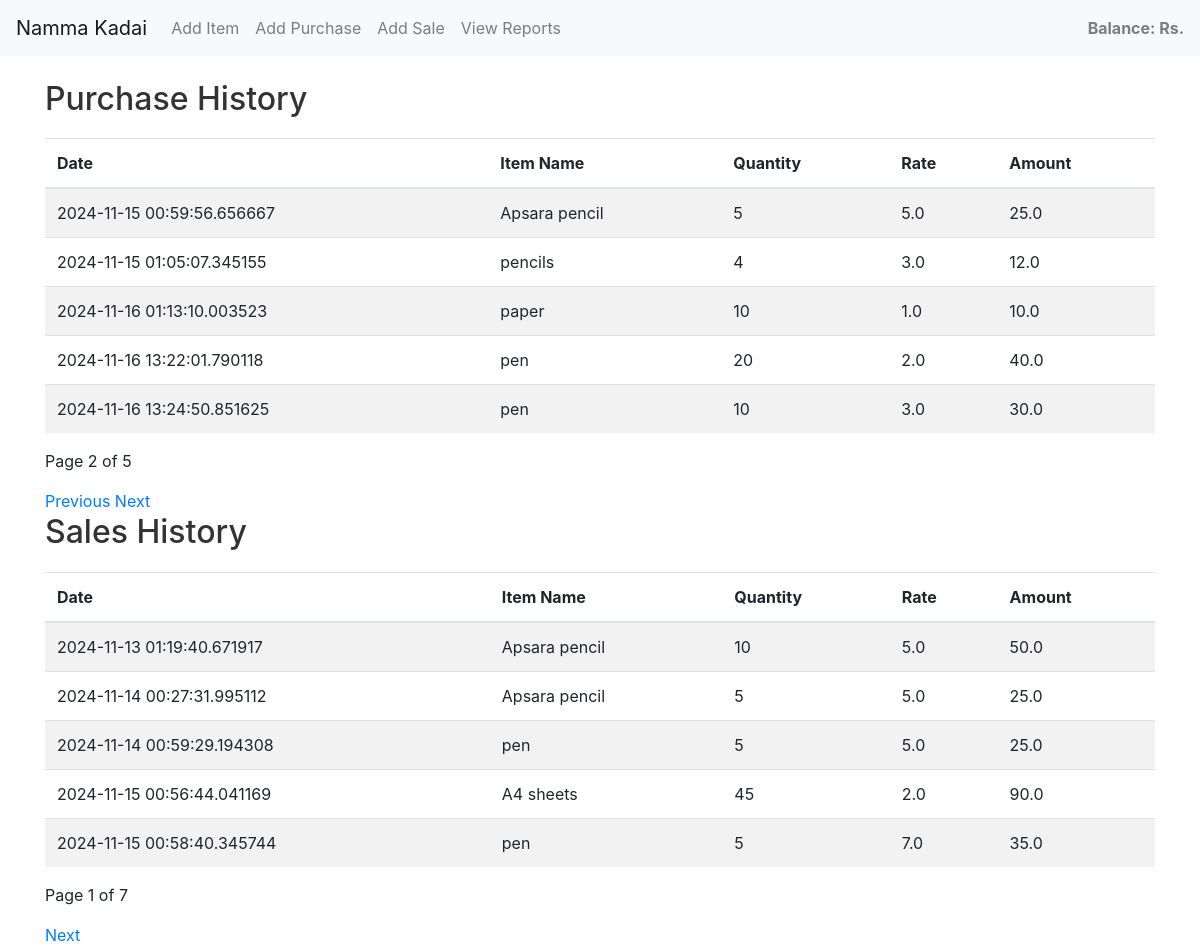
Screenshot of /view_reports?purchase_page=2&sale_page=1 with the database file from the repository.
### models.py (models this page shows)
class Purchase(db.Model):
    id = db.Column(db.Integer, primary_key=True)
    timestamp = db.Column(db.DateTime, default=datetime.utcnow)
    item_id = db.Column(db.Integer, db.ForeignKey('item.id'), nullable=False)
    qty = db.Column(db.Integer, nullable=False)
    rate = db.Column(db.Float, nullable=False)
    amount = db.Column(db.Float, nullable=False)
    item = db.relationship('Item', backref=db.backref('purchases', lazy=True))

class Item(db.Model):
    id = db.Column(db.Integer, primary_key=True)
    name = db.Column(db.String(50), unique=True, nullable=False)
    price = db.Column(db.Float, nullable=False)
    qty = db.Column(db.Integer, nullable=False, default=0)

class Sale(db.Model):
    id = db.Column(db.Integer, primary_key=True)
    timestamp = db.Column(db.DateTime, default=datetime.utcnow)
    item_id = db.Column(db.Integer, db.ForeignKey('item.id'), nullable=False)
    qty = db.Column(db.Integer, nullable=False)
    rate = db.Column(db.Float, nullable=False)
    amount = db.Column(db.Float, nullable=False)
    item = db.relationship('Item', backref=db.backref('sales', lazy=True))

### app.py (the view)
@app.route('/view_reports')
def view_reports():
    purchase_page = request.args.get('purchase_page', default=1, type=int)
    sale_page = request.args.get('sale_page', default=1, type=int)
    purchases = Purchase.query.paginate(page=purchase_page, per_page=5)
    sales = Sale.query.paginate(page=sale_page, per_page=5)
    return render_template(
        'view_reports.html',
        purchases=purchases,
        sales=sales,
        purchase_page=purchase_page,
        sale_page=sale_page
    )

### templates/view_reports.html (shortened to what this page needs)
{% extends "base.html" %}
{% block content %}
<h2>Purchase History</h2>
<table class="table table-striped">
    <thead>
        <tr>
            <th>Date</th>
            <th>Item Name</th>
            <th>Quantity</th>
            <th>Rate</th>
            <th>Amount</th>
        </tr>
    </thead>
    <tbody>
        {% for purchase in purchases.items %}
        <tr>
            <td>{{ purchase.timestamp }}</td>
            <td>{{ purchase.item.name }}</td>
            <td>{{ purchase.qty }}</td>
            <td>{{ purchase.rate }}</td>
            <td>{{ purchase.amount }}</td>
        </tr>
        {% else %}
        <tr>
            <td colspan="5">No purchases found.</td>
        </tr>
        {% endfor %}
    </tbody>
</table>
<p>Page {{ purchases.page }} of {{ purchases.pages }}</p>
{% if purchases.has_prev %}
    <a href="{{ url_for('view_reports', purchase_page=purchases.prev_num, sale_page=sale_page) }}">Previous</a>
{% endif %}
{% if purchases.has_next %}
    <a href="{{ url_for('view_reports', purchase_page=purchases.next_num, sale_page=sale_page) }}">Next</a>
{% endif %}
<h2>Sales History</h2>
<table class="table table-striped">
    <thead>
        <tr>
            <th>Date</th>
            <th>Item Name</th>
            <th>Quantity</th>
            <th>Rate</th>
            <th>Amount</th>
        </tr>
    </thead>
    <tbody>
        {% for sale in sales.items %}
        <tr>
            <td>{{ sale.timestamp }}</td>
            <td>{{ sale.item.name }}</td>
            <td>{{ sale.qty }}</td>
            <td>{{ sale.rate }}</td>
            <td>{{ sale.amount }}</td>
        </tr>
        {% else %}
        <tr>
            <td colspan="5">No sales found.</td>
        </tr>
        {% endfor %}
    </tbody>
</table>
<p>Page {{ sales.page }} of {{ sales.pages }}</p>
{% if sales.has_next %}
    <a href="{{ url_for('view_reports', sale_page=sales.next_num, purchase_page=purchase_page) }}">Next</a>
{% endif %}
{% endblock %}

### static/styles.css (style rules this page uses)
body { background-color: #f8f9fa; }
h1, h2, h3 { color: #333; }
.table { margin-top: 20px; background-color: #fff; }

### rows the page displays
Purchase: timestamp "2024-11-15 00:59:56.656667", item.name "Apsara pencil", qty "5", rate "5.0", amount "25.0"
Purchase: timestamp "2024-11-15 01:05:07.345155", item.name "pencils", qty "4", rate "3.0", amount "12.0"
Purchase: timestamp "2024-11-16 01:13:10.003523", item.name "paper", qty "10", rate "1.0", amount "10.0"
Purchase: timestamp "2024-11-16 13:22:01.790118", item.name "pen", qty "20", rate "2.0", amount "40.0"
Purchase: timestamp "2024-11-16 13:24:50.851625", item.name "pen", qty "10", rate "3.0", amount "30.0"
Sale: timestamp "2024-11-13 01:19:40.671917", item.name "Apsara pencil", qty "10", rate "5.0", amount "50.0"
Sale: timestamp "2024-11-14 00:27:31.995112", item.name "Apsara pencil", qty "5", rate "5.0", amount "25.0"
Sale: timestamp "2024-11-14 00:59:29.194308", item.name "pen", qty "5", rate "5.0", amount "25.0"
Sale: timestamp "2024-11-15 00:56:44.041169", item.name "A4 sheets", qty "45", rate "2.0", amount "90.0"
Sale: timestamp "2024-11-15 00:58:40.345744", item.name "pen", qty "5", rate "7.0", amount "35.0"

### other values shown
{{ purchases.page }} "2"
{{ purchases.pages }} "5"
{{ sales.page }} "1"
{{ sales.pages }} "7"
